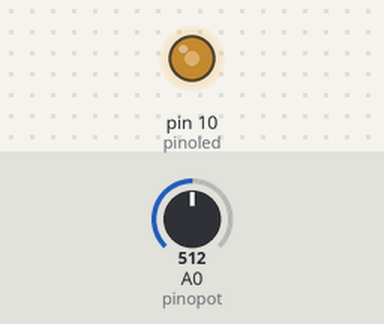
Recording of a sketch running on a simulated Arduino Uno, built with avr-gcc and run on an emulated ATmega328P. On the bench: output pins drawn as LEDs (lit = HIGH). The test bench sets the inputs (shaded band); at power-on: A0 (pinopot) = 512.

Above: at 1.2 s.
1.3 s: A0 (pinopot) set to 716
At 1.7 s:
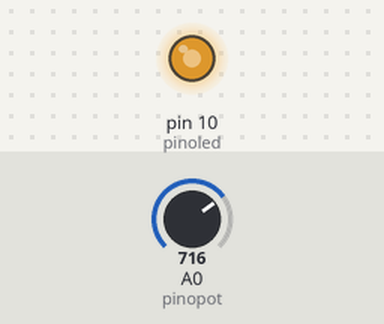
2.8 s: A0 (pinopot) set to 900
At 4.0 s:
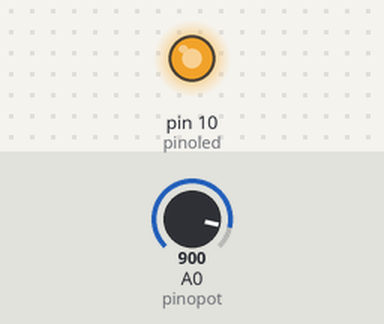
4.3 s: A0 (pinopot) set to 122
At 5.2 s:
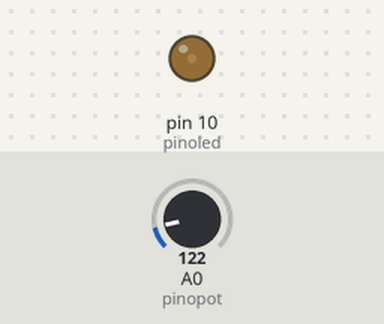
5.8 s: A0 (pinopot) set to 0
At 6.3 s:
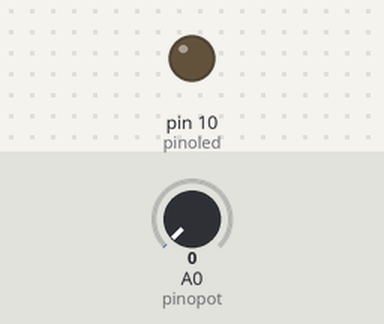
7.3 s: A0 (pinopot) set to 511
At 8.7 s:
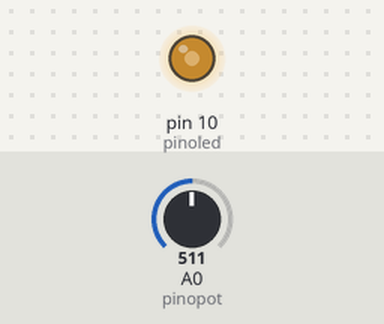
Timing chart, 0 to 9.8 s (numbered marks = the images above; inputs shaded):
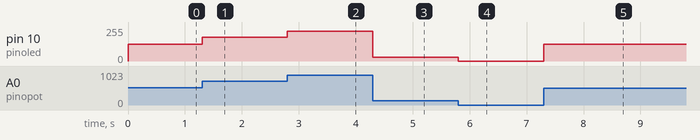

The sketch:

potenciometro.ino
```cpp
 float luminosidade=0;
int pinoled=10;
int pinopot=A0;
int valorpot=0;

void setup() {
  // put your setup code here, to run once:
  Serial.begin(9600);
  pinMode(pinoled,OUTPUT);
  pinMode(pinoled,INPUT);
  }

void loop() {
  // put your main code here, to run repeatedly:
  valorpot=analogRead(pinopot);
  luminosidade=map(valorpot,0,1023,0,255);
 // Serial.print("Valor lido no potenciômetro: ");
  //Serial.println(valorpot);
  //Serial.println("luminosidade: ");
  //Serial.println(luminosidade);
  analogWrite(pinoled,luminosidade);
}
```

Measured:
- after the input at 1.3 s, pin 10 (pinoled): 127/255 → 178/255 at once
- after the input at 2.8 s, pin 10 (pinoled): 178/255 → 224/255 at once
- after the input at 4.3 s, pin 10 (pinoled): 224/255 → 30/255 at once
- after the input at 5.8 s, pin 10 (pinoled): 30/255 → 0/255 at once
- after the input at 7.3 s, pin 10 (pinoled): 0/255 → 127/255 at once
